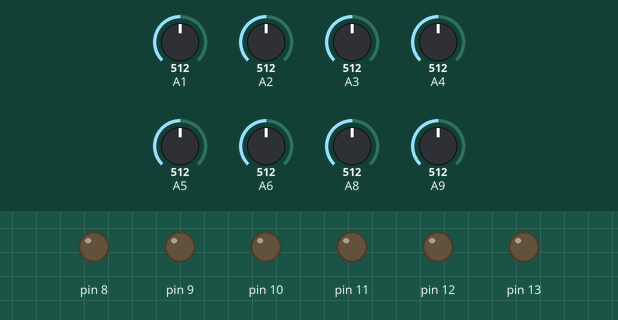
Bench run of a sketch on a simulated Arduino Mega 2560, built with avr-gcc and run on an emulated ATmega2560. Parts: output pins drawn as LEDs (lit = HIGH). The test bench sets the inputs (shaded band); at power-on: A1 = 512, A5 = 512, A4 = 512, A2 = 512, A3 = 512, A6 = 512, A8 = 512, A9 = 512. What the sketch prints to the serial monitor is not drawn.

Above: at 1.2 s.
1.3 s: A1 set to 485
At 2.0 s:
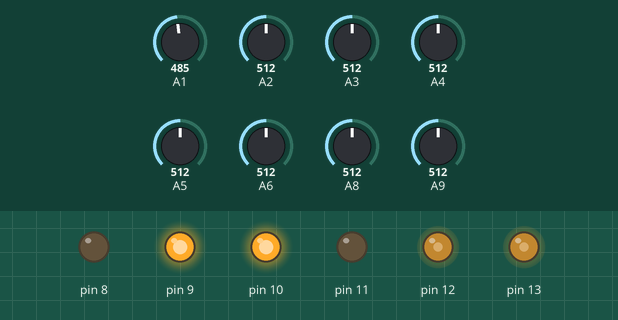
2.8 s: A5 set to 490
At 4.0 s:
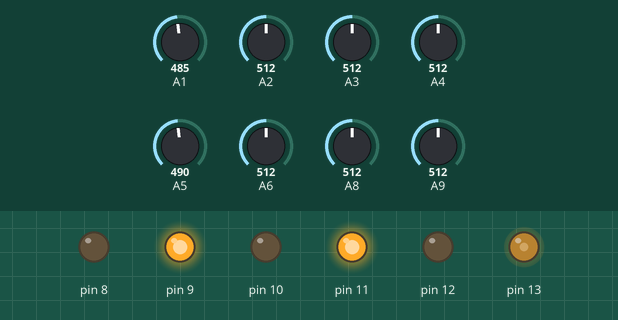
4.3 s: A4 set to 491
At 4.6 s:
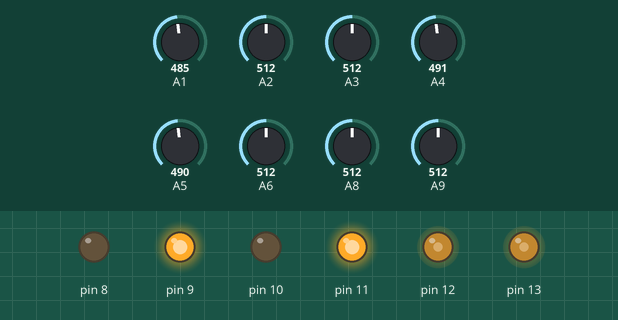
5.8 s: A2 set to 306
At 6.6 s:
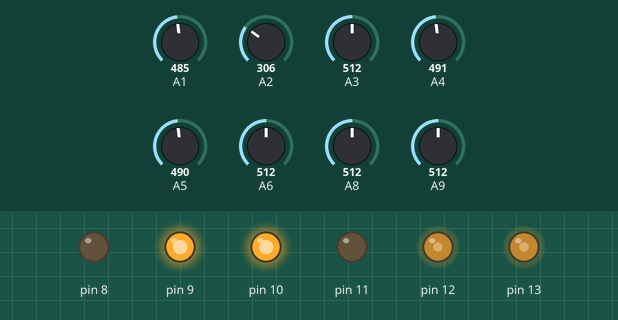
8.8 s: A2 set to 716
At 9.9 s:
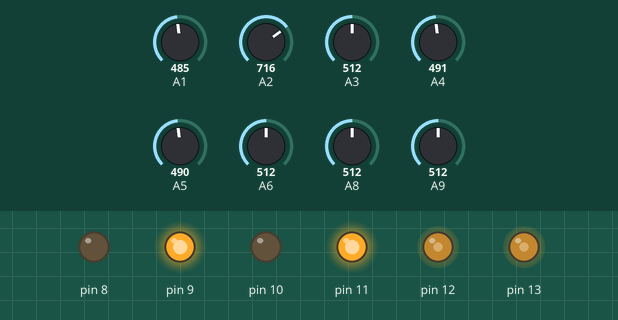
11.8 s: A2 set to 30
At 12.5 s:
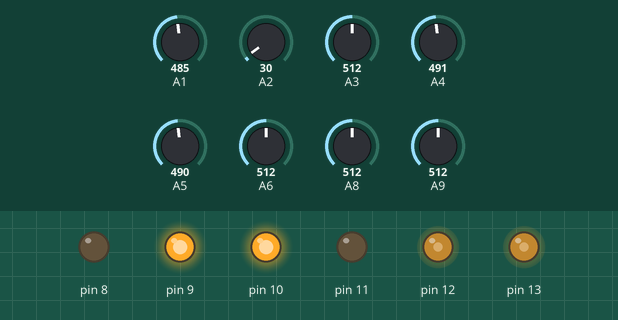
Timing chart, 0 to 14.3 s (numbered marks = the images above; inputs shaded):
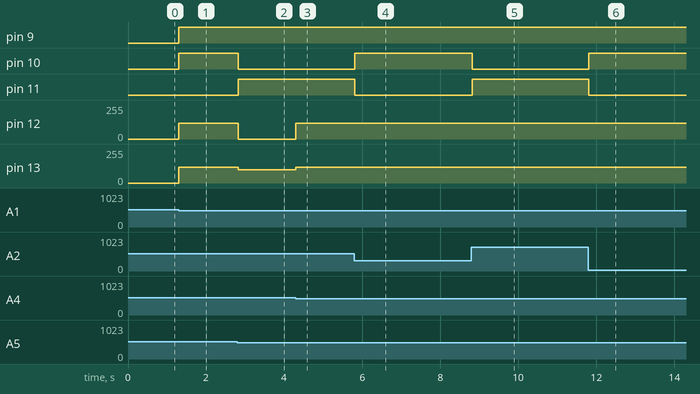

Measured:
- the behaviour switches between 500 and 499 on A1 (found by bisection; images 0 and 1)
- the behaviour switches between 500 and 499 on A5 (found by bisection; images 1 and 2)
- the behaviour switches between 500 and 499 on A4 (found by bisection; images 2 and 3)
- after the input at 1.3 s, pin 9, pin 10: LOW → HIGH at once; pin 12, pin 13: 0/255 → 120/255 at once
- after the input at 2.8 s, pin 10: HIGH → LOW at once; pin 11: LOW → HIGH at once; pin 12: 120/255 → 0/255 at once; pin 13: 120/255 → 100/255 at once
- after the input at 4.3 s, pin 12: 0/255 → 120/255 at once; pin 13: 100/255 → 120/255 at once
- after the input at 5.8 s, pin 10: LOW → HIGH at once; pin 11: HIGH → LOW at once
- after the input at 8.8 s, pin 10: HIGH → LOW at once; pin 11: LOW → HIGH at once
- after the input at 11.8 s, pin 10: LOW → HIGH at once; pin 11: HIGH → LOW at once

The sketch:

KUKIBUKI.ino
```cpp
int  L3,LF,BL,L2,L1,R1,R2,R3,RF,BR;
int REF=500;
void forward();
void backward();
void ektu_left();
void vloi_left();
void purai_left();
void power_left();
void ektu_right();
void vloi_right();
void purai_right();
void power_right();
void sread();
void Stop();


void setup()
{


 // pinMode(A11, INPUT);
  pinMode(A1, INPUT);
  pinMode(A2, INPUT);
  pinMode(A3, INPUT);
  pinMode(A4, INPUT);
  pinMode(A5, INPUT);
  pinMode(A6, INPUT);
  pinMode(A8, INPUT);
  pinMode(A9, INPUT);
 // pinMode(A10, INPUT);

  pinMode(13, OUTPUT);
  pinMode(12, OUTPUT);
  pinMode(11, OUTPUT);
  pinMode(10, OUTPUT);
  pinMode(9, OUTPUT);
  pinMode(8, OUTPUT);


Serial.begin(9600);
}
void loop()
{
        sread();
      if(L3>REF && L2>REF && L1<REF && R1<REF && R2>REF && R3>REF)
      {
        sread();
        forward();
         Serial.print("f\n");
      }

      sread();
      if(L3>REF && (L2<REF && L1>REF) && R1>REF && R2>REF && R3>REF)
      {
        sread();
        ektu_left();
        Serial.print("el\n");
      }
      sread();
      if(L3>REF && L2>REF && L1>REF&& (R1<REF || R2<REF) && R3>REF)
      {
        sread();
        ektu_right();
        Serial.print("er\n");
      }
      sread();
      if(LF<REF && RF>REF)
      {
        sread();

        while(!(L3>REF&&L2>REF&&(L1<REF||R1<REF) && R2>REF && R3>REF))
        {
          sread();
          power_left();
          Serial.print("pl\n");

        }
      Serial.println("power Left");

        }

      sread();
      if(RF<REF && LF>REF)
      {
      sread();

      while(!(L3>REF&&L2>REF&&(L1<REF||R1<REF) && R2>REF && R3>REF))
        {
          sread();
          power_right();
           Serial.print("pr\n");
        }
      }
      sread();
  if(L3<REF && L2<REF && L1<REF && R1<REF && R2<REF && R3<REF)
  {
    sread();
    forward();
    Serial.println("t");
  }

}

void sread()
{
  //BL = analogRead(A9);
  LF = analogRead(A1);
  L3 = analogRead(A2);
  L2 = analogRead(A3);
  L1 = analogRead(A4);
  R1 = analogRead(A5);
  R2 = analogRead(A6);
  R3 = analogRead(A8);
  RF = analogRead(A9);
  //BR = analogRead(A10);


}
void forward()
{
  digitalWrite(11, HIGH);
  digitalWrite(10, LOW);

  analogWrite(13, 120);
  digitalWrite(9, HIGH);
  digitalWrite(8, LOW);

  analogWrite(12, 120);

}
void backward()
{
  digitalWrite(11, LOW);
  digitalWrite(10, HIGH);

  analogWrite(13, 120);
  digitalWrite(9, LOW);
  digitalWrite(8, HIGH);

  analogWrite(12, 120);
  Serial.print("back\n");
}
void ektu_right()
{
  digitalWrite(11, HIGH);
  digitalWrite(10, LOW);

  analogWrite(13, 100);
  digitalWrite(9, HIGH);
  digitalWrite(8, LOW);

  analogWrite(12, 0);

}
void vloi_right()
{
  digitalWrite(11, HIGH);
  digitalWrite(10, LOW);

  analogWrite(13, 70);
  digitalWrite(9, HIGH);
  digitalWrite(8, LOW);

  analogWrite(12, 120);
  Serial.print("vr\n");
}

void power_right()
{
  digitalWrite(11, HIGH);
  digitalWrite(10, LOW);

  analogWrite(13, 120);
  digitalWrite(9, LOW);
  digitalWrite(8, HIGH);

  analogWrite(12, 120);

}
void ektu_left()
{
  digitalWrite(11, HIGH);
  digitalWrite(10, LOW);

  analogWrite(13, 0);
  digitalWrite(9, HIGH);
  digitalWrite(8, LOW);

  analogWrite(12, 100);

}
void vloi_left()
{
  digitalWrite(11, HIGH);
  digitalWrite(10, LOW);

  analogWrite(13, 120);
  digitalWrite(9, HIGH);
  digitalWrite(8, LOW);

  analogWrite(12, 70);
  Serial.print("vl\n");
}

void power_left()
{
  digitalWrite(11, LOW);
  digitalWrite(10, HIGH);

  analogWrite(13, 120);
  digitalWrite(9, HIGH);
  digitalWrite(8, LOW);

  analogWrite(12, 120);


}

void Stop()
{
  digitalWrite(11, LOW);
  digitalWrite(10, HIGH);

  analogWrite(13, 0);
  digitalWrite(9, LOW);
  digitalWrite(8, HIGH);

  analogWrite(12, 0);
  Serial.print("stop\n");
}
```
